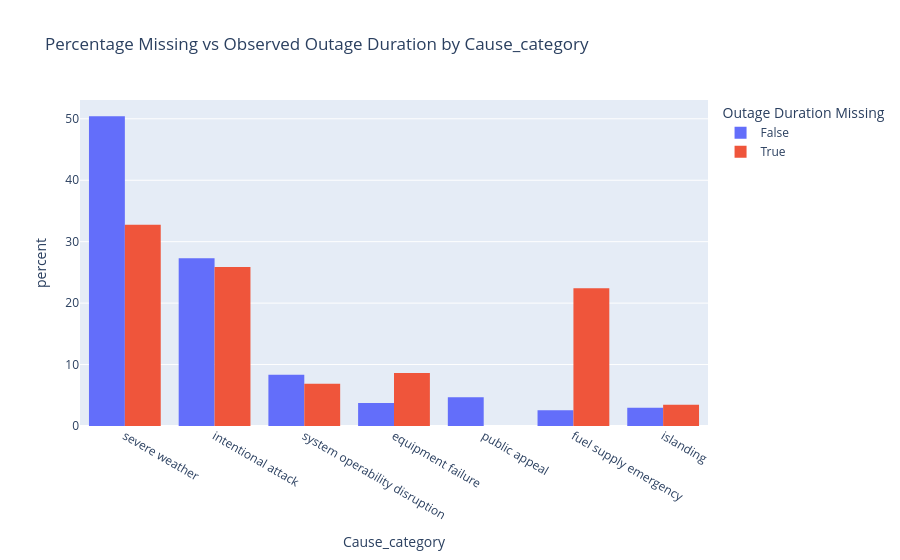

Write notebook code for a chart like this one.
### Markdown cell above
Lastly, we set up a hypothesis test to find the missing mechanism of feature `Outage_duration` by using permutation test. We will set the significance level into 0.05.

### Code cell
# outage duration
df_plot = cleaned_df.copy()

df_plot["outage_duration_missing"] = df_plot["Outage_duration"].isna()

fig = px.histogram(
    df_plot,
    x="Cause_category",
    color="outage_duration_missing",
    barmode="group",
    histnorm="percent",  # <-- key line
    category_orders={"outage_duration_missing": [False, True]},
    labels={"outage_duration_missing": "Outage Duration Missing"},
    title="Percentage Missing vs Observed Outage Duration by Cause_category",
)

fig.show()
# fig.write_html(
#     "/Users/wuyuming/Desktop/proj_4/proj04_page/graph/outage_missing.html"
# )

### Figure 1 — Plotly figure (JSON) as saved in the notebook; plotly's stock layout.template omitted (floating-point values rounded to 4 significant figures; data arrays with more than 128 entries replaced by an {"elided": "..."} marker saying what was removed)
{"data": [{"alignmentgroup": "True", "bingroup": "x", "histnorm": "percent", "hovertemplate": "Outage Duration Missing=False<br>Cause_category=%{x}<br>percent=%{y}<extra></extra>", "legendgroup": "False", "marker": {"color": "#636efa", "pattern": {"shape": ""}}, "name": "False", "offsetgroup": "False", "orientation": "v", "showlegend": true, "type": "histogram", "x": {"elided": "1476 str values"}, "xaxis": "x", "yaxis": "y"}, {"alignmentgroup": "True", "bingroup": "x", "histnorm": "percent", "hovertemplate": "Outage Duration Missing=True<br>Cause_category=%{x}<br>percent=%{y}<extra></extra>", "legendgroup": "True", "marker": {"color": "#EF553B", "pattern": {"shape": ""}}, "name": "True", "offsetgroup": "True", "orientation": "v", "showlegend": true, "type": "histogram", "x": ["intentional attack", "system operability disruption", "intentional attack", "fuel supply emergency", "fuel supply emergency", "fuel supply emergency", "fuel supply emergency", "equipment failure", "severe weather", "equipment failure", "severe weather", "severe weather", "severe weather", "intentional attack", "severe weather", "severe weather", "severe weather", "intentional attack", "severe weather", "islanding", "islanding", "intentional attack", "intentional attack", "intentional attack", "equipment failure", "severe weather", "intentional attack", "severe weather", "intentional attack", "intentional attack", "intentional attack", "intentional attack", "system operability disruption", "intentional attack", "severe weather", "severe weather", "fuel supply emergency", "fuel supply emergency", "fuel supply emergency", "severe weather", "system operability disruption", "severe weather", "fuel supply emergency", "system operability disruption", "fuel supply emergency", "severe weather", "fuel supply emergency", "fuel supply emergency", "equipment failure", "severe weather", "severe weather", "intentional attack", "fuel supply emergency", "severe weather", "severe weather", "intentional attack", "fuel supply emergency", "equipment failure"], "xaxis": "x", "yaxis": "y"}], "layout": {"barmode": "group", "legend": {"title": {"text": "Outage Duration Missing"}, "tracegroupgap": 0}, "title": {"text": "Percentage Missing vs Observed Outage Duration by Cause_category"}, "xaxis": {"anchor": "y", "domain": [0, 1], "title": {"text": "Cause_category"}}, "yaxis": {"anchor": "x", "domain": [0, 1], "title": {"text": "percent"}}}}
